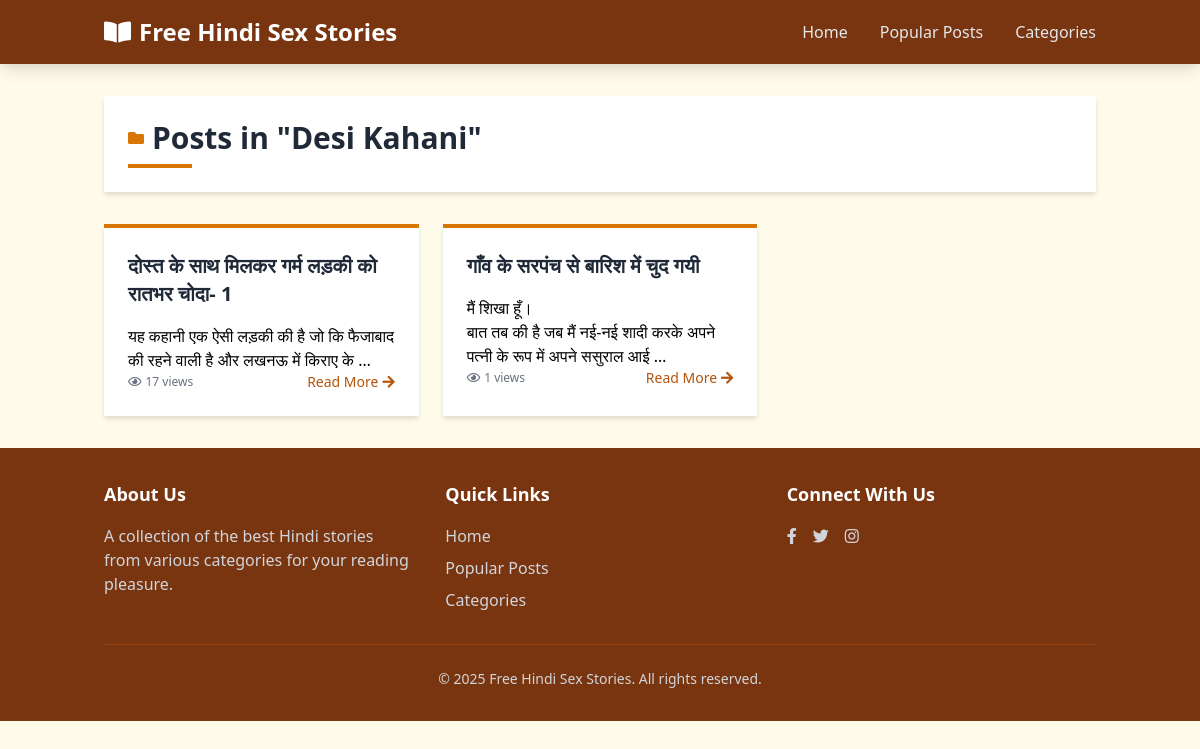
The page /category/Desi-Kahani/ on the database as committed earlier.
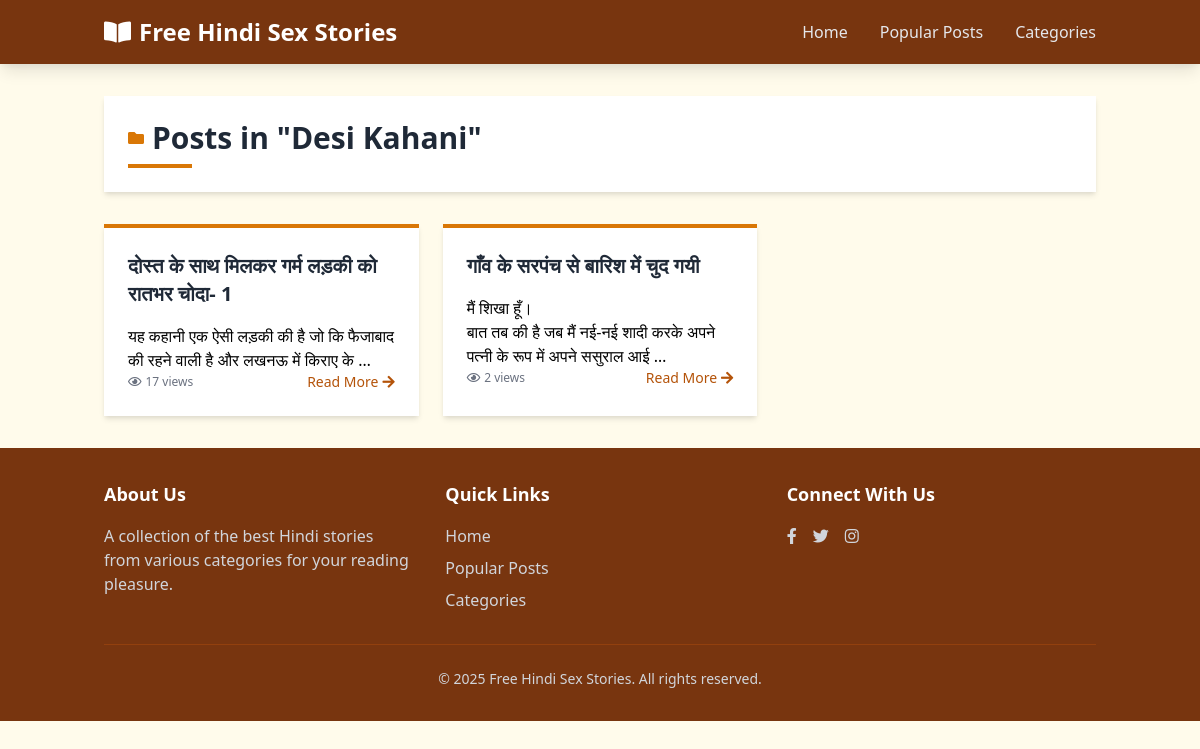
The same page on the database as committed later.
### main/models.py (models this page shows, shortened)
class Post(models.Model):
    title = models.CharField(max_length=200)
    slug = models.SlugField(unique=True, blank=True)
    content = CKEditor5Field('Text', config_name='extends')
    created_at = models.DateTimeField(default=timezone.now)
    views = models.PositiveIntegerField(default=0)
    category = models.ForeignKey(Category, on_delete=models.SET_NULL, null=True, related_name='posts')
    tags = models.ManyToManyField(Tag, related_name='posts')

### main/views.py (the view)
# urls.py: path('category/<slug:slug>/', views.category_posts, name='category_posts'),
def category_posts(request, slug):
    category = get_object_or_404(Category, slug=slug)
    posts = Post.objects.filter(category=category).order_by('-views')
    return render(request, 'category_posts.html', {
        'category': category,
        'posts': posts
    })

### templates/category_posts.html (shortened to what the changed rows need)
<!DOCTYPE html>
<html lang="en">
<head>
    <link href="https://cdnjs.cloudflare.com/ajax/libs/tailwindcss/2.2.19/tailwind.min.css" rel="stylesheet">
    <link href="https://cdnjs.cloudflare.com/ajax/libs/font-awesome/5.15.4/css/all.min.css" rel="stylesheet">
</head>
<body class="bg-yellow-50 font-sans">
    <main class="container mx-auto px-4 py-8">
        <div class="bg-white shadow-md sharp-corners p-6 mb-8">
            <div class="flex items-center space-x-2">
                <h1 class="text-3xl font-bold text-gray-800">Posts in "{{ category.name }}"</h1>
            </div>
        </div>
        <div class="grid grid-cols-1 md:grid-cols-2 lg:grid-cols-3 gap-6">
            {% if posts %}
                {% for post in posts %}
                <div class="bg-white shadow-md sharp-corners p-6 post-card border-t-4 border-yellow-600">
                    <h2 class="text-xl font-bold mb-3">
                        <a href="{% url 'detailpost' post.slug%}" class="text-gray-800 hover:text-yellow-700">{{ post.title }}</a>
                    </h2>
                    <p class="text-gray-700 text-sm mb-4">{{ post.content| safe | truncatewords:20 }}</p>
                    <div class="flex justify-between items-center">
                        <span class="text-gray-500 text-xs flex items-center">
                            <i class="far fa-eye mr-1"></i> {{ post.views }} views
                        </span>
                        <a href="{% url 'detailpost' post.slug%}" class="text-yellow-700 hover:text-yellow-900 text-sm font-medium flex items-center">
                            Read More <i class="fas fa-arrow-right ml-1"></i>
                        </a>
                    </div>
                </div>
                {% endfor %}
            {% else %}
                <div class="col-span-full text-center py-12">
                    <i class="far fa-folder-open text-4xl text-gray-400 mb-4"></i>
                    <p class="text-gray-500 text-lg">No posts available in this category.</p>
                </div>
            {% endif %}
        </div>
    </main>
</body>
</html>

Rows that differ between the two databases and show on the page:
changed Post "गाँव के सरपंच से बारिश में चुद गयी": views "1" → "2"
